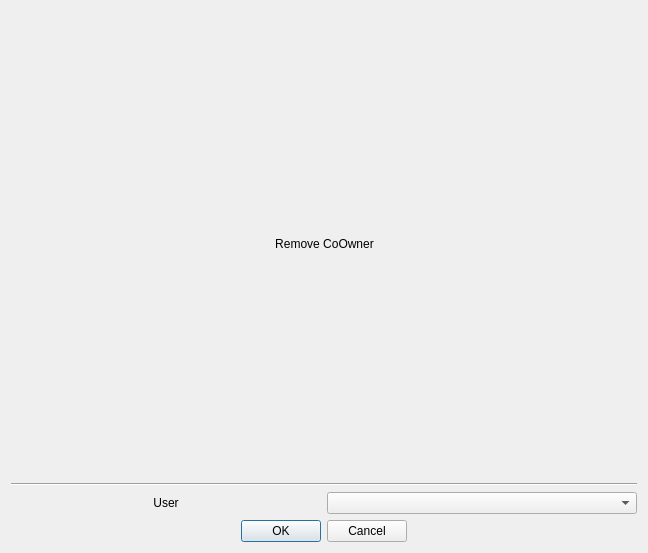
<?xml version="1.0" encoding="UTF-8"?>
<ui version="4.0">
 <class>RemoveCoOwnerWindow</class>
 <widget class="QDialog" name="RemoveCoOwnerWindow">
  <property name="geometry">
   <rect>
    <x>0</x>
    <y>0</y>
    <width>648</width>
    <height>553</height>
   </rect>
  </property>
  <property name="windowTitle">
   <string>Dialog</string>
  </property>
  <layout class="QGridLayout" name="gridLayout">
   <item row="0" column="0">
    <layout class="QHBoxLayout" name="horizontalLayout_2">
     <item>
      <spacer name="horizontalSpacer_3">
       <property name="orientation">
        <enum>Qt::Orientation::Horizontal</enum>
       </property>
       <property name="sizeHint" stdset="0">
        <size>
         <width>40</width>
         <height>20</height>
        </size>
       </property>
      </spacer>
     </item>
     <item>
      <widget class="QLabel" name="label">
       <property name="text">
        <string>Remove CoOwner</string>
       </property>
       <property name="alignment">
        <set>Qt::AlignmentFlag::AlignCenter</set>
       </property>
      </widget>
     </item>
     <item>
      <spacer name="horizontalSpacer_4">
       <property name="orientation">
        <enum>Qt::Orientation::Horizontal</enum>
       </property>
       <property name="sizeHint" stdset="0">
        <size>
         <width>40</width>
         <height>20</height>
        </size>
       </property>
      </spacer>
     </item>
    </layout>
   </item>
   <item row="1" column="0">
    <widget class="Line" name="line">
     <property name="orientation">
      <enum>Qt::Orientation::Horizontal</enum>
     </property>
    </widget>
   </item>
   <item row="2" column="0">
    <layout class="QHBoxLayout" name="horizontalLayout_3">
     <item>
      <widget class="QLabel" name="label_2">
       <property name="text">
        <string>User</string>
       </property>
       <property name="alignment">
        <set>Qt::AlignmentFlag::AlignCenter</set>
       </property>
      </widget>
     </item>
     <item>
      <widget class="QComboBox" name="UserComboBox"/>
     </item>
    </layout>
   </item>
   <item row="3" column="0">
    <layout class="QHBoxLayout" name="horizontalLayout">
     <item>
      <spacer name="horizontalSpacer">
       <property name="orientation">
        <enum>Qt::Orientation::Horizontal</enum>
       </property>
       <property name="sizeHint" stdset="0">
        <size>
         <width>40</width>
         <height>20</height>
        </size>
       </property>
      </spacer>
     </item>
     <item>
      <widget class="QDialogButtonBox" name="buttonBox">
       <property name="sizePolicy">
        <sizepolicy hsizetype="Maximum" vsizetype="Fixed">
         <horstretch>0</horstretch>
         <verstretch>0</verstretch>
        </sizepolicy>
       </property>
       <property name="orientation">
        <enum>Qt::Orientation::Horizontal</enum>
       </property>
       <property name="standardButtons">
        <set>QDialogButtonBox::StandardButton::Cancel|QDialogButtonBox::StandardButton::Ok</set>
       </property>
      </widget>
     </item>
     <item>
      <spacer name="horizontalSpacer_2">
       <property name="orientation">
        <enum>Qt::Orientation::Horizontal</enum>
       </property>
       <property name="sizeHint" stdset="0">
        <size>
         <width>40</width>
         <height>20</height>
        </size>
       </property>
      </spacer>
     </item>
    </layout>
   </item>
  </layout>
 </widget>
 <resources/>
 <connections>
  <connection>
   <sender>buttonBox</sender>
   <signal>accepted()</signal>
   <receiver>RemoveCoOwnerWindow</receiver>
   <slot>accept()</slot>
   <hints>
    <hint type="sourcelabel">
     <x>248</x>
     <y>254</y>
    </hint>
    <hint type="destinationlabel">
     <x>157</x>
     <y>274</y>
    </hint>
   </hints>
  </connection>
  <connection>
   <sender>buttonBox</sender>
   <signal>rejected()</signal>
   <receiver>RemoveCoOwnerWindow</receiver>
   <slot>reject()</slot>
   <hints>
    <hint type="sourcelabel">
     <x>316</x>
     <y>260</y>
    </hint>
    <hint type="destinationlabel">
     <x>286</x>
     <y>274</y>
    </hint>
   </hints>
  </connection>
 </connections>
</ui>
